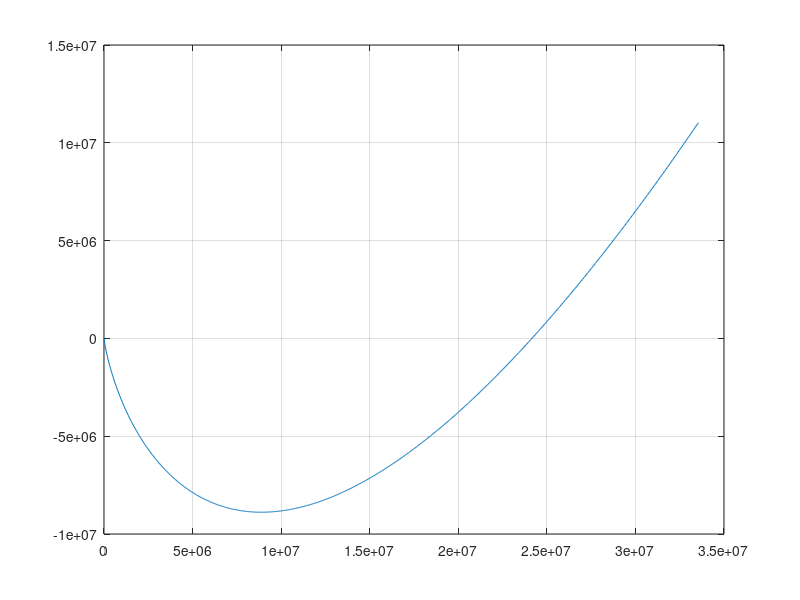

MATLAB code to generate this figure: (Note: this script raises an error after producing the figure.)
clear all;clc
f = @(x) x.*(log(x+3)-17)-1
df= @(x) (x/(x+3))+(log(x+3))-17

i=1;
while(1)
  if(f(0)*f(i)<0)
    break
  endif
  i=i*2;
endwhile


disp("")
disp("Intervalo:")
[0,i]
disp("")
xs = linspace(0,i,1000);
plot(xs,f(xs))
grid on;

disp("Biseccion")
[xb,hb,itb,tb] = biseccion(f,0,i,1000,1e2)
disp("")
disp("Newton")
[x,h,it,t] = newton(f,df,xb,100,1e-12)

disp("La raiz se encuentra en ")
x
